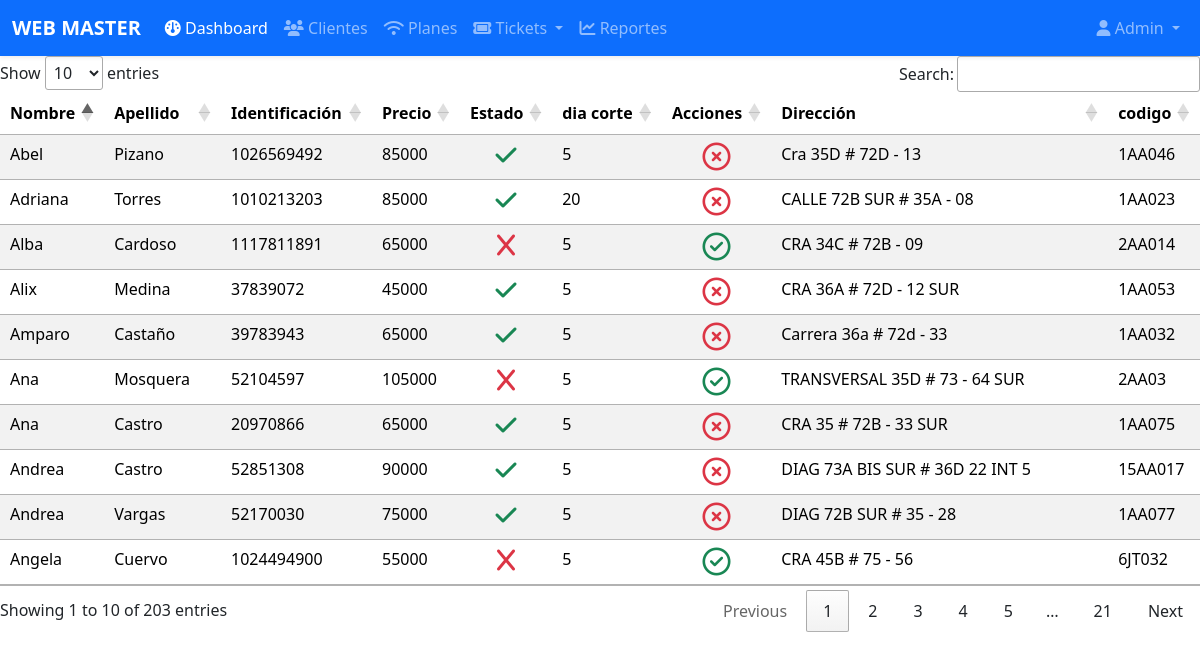
The page / on the database its author committed.
### tables this page shows
CREATE TABLE `cliente` (
  `id_cliente` int(11) NOT NULL,
  `id_estado_cliente` int(11) NOT NULL,
  `id_plan` int(11) NOT NULL,
  `id_ciudad` int(11) NOT NULL,
  `id_barrio` int(11) NOT NULL,
  `id_mapa_nodos` int(11) DEFAULT NULL,
  `id_tipo_identificacion` int(11) NOT NULL,
  `id_tipo_contribuyente` int(11) NOT NULL,
  `red` int(11) NOT NULL,
  `num_cliente` int(11) NOT NULL,
  `identificacion` varchar(100) NOT NULL,
  `nombre_1` varchar(100) NOT NULL,
  `nombre_2` varchar(100) NOT NULL,
  `apellido_1` varchar(100) NOT NULL,
  `apellido_2` varchar(100) NOT NULL,
  `telefono_1` varchar(100) NOT NULL,
  `telefono_2` varchar(100) NOT NULL,
  `direccion` varchar(100) NOT NULL,
  `correo` varchar(100) NOT NULL,
  `mac` varchar(100) DEFAULT NULL,
  `fecha_instalacion` date NOT NULL,
  `dia_corte` int(11) NOT NULL,
  `fecha_creacion` datetime NOT NULL,
  `id_usuario` int(11) NOT NULL,
  `sydes` int(11) DEFAULT NULL,
  `exp_doc` date DEFAULT NULL
);

CREATE TABLE `plan` (
  `id_plan` int(11) NOT NULL,
  `id_tipo_plan` int(11) NOT NULL,
  `cantidad` int(11) NOT NULL,
  `valor` int(11) NOT NULL,
  `obs` varchar(100) NOT NULL,
  `id_tipo_servicio` int(11) NOT NULL,
  `obs1` varchar(100) NOT NULL,
  `valor_real` int(11) NOT NULL
);

### logica/cliente.php (called while the page is built, shortened)
<?php
require_once(__DIR__ . "/../persistencia/Conexion.php");
require_once(__DIR__ . "/../persistencia/ClienteDAO.php");
class Cliente
{
    private $id_cliente;
    private $nombre_1;
    private $apellido_1;
    private $identificacion;
    private $id_estado_cliente;
    private $id_plan;
    private $codigo;
    private $dia_corte;
    private $direccion;
    public function __construct(
        $id_cliente = 0,
        $nombre_1 = "",
        $nombre_2 = "",
        $apellido_1 = "",
        $apellido_2 = "",
        $identificacion = "",
        $id_estado_cliente = "",
        $id_plan = 0,
        $codigo = "",
        $dia_corte = "",
        $direccion = ""
    ) {
        $this->id_cliente = $id_cliente;
        $this->nombre_1 = $nombre_1;
        $this->apellido_1 = $apellido_1;
        $this->identificacion = $identificacion;
        $this->id_estado_cliente = $id_estado_cliente;
        $this->id_plan = $id_plan;
        $this->codigo = $codigo;
        $this->dia_corte = $dia_corte;
        $this->direccion = $direccion;
    }
    public function getId_Cliente()
    {
        return $this->id_cliente;
    }
    public function getDireccion()
    {
        return $this->direccion;
    }
    public function getDia_corte()
    {
        return $this->dia_corte;
    }
    public function getNombre1()
    {
        return $this->nombre_1;
    }
    public function getApellido1()
    {
        return $this->apellido_1;
    }
    public function getIdentificacion()
    {
        return $this->identificacion;
    }
    public function getIdEstadoCliente()
    {
        return $this->id_estado_cliente;
    }
    public function getValor()
    {
        return $this->id_plan;
    }
    public function getCodigo()
    {
        return $this->codigo;
    }
    public function consultarActivos()
    {
        $conexion = new Conexion();
        $dao = new ClienteDAO();
        $conexion->abrir();
        $conexion->ejecutar($dao->consultar());
        $clientes = [];
        while (($fila = $conexion->registro()) != null) {
            $clientes[] = new Cliente(
                $fila[0],
                $fila[1],
                $fila[2],
                $fila[3],
                $fila[4],
                $fila[5],
                $fila[6],
                $fila[7],
                $fila[8],
                $fila[9],
                $fila[10]
            );
        }
        return $clientes;
    }
}

### persistencia/clienteDAO.php (called while the page is built, shortened)
<?php
require_once(__DIR__ . "/Conexion.php");
class ClienteDAO
{
    public function consultar()
    {
        return "
        SELECT
            c.id_cliente,
            c.nombre_1,
            c.nombre_2,
            c.apellido_1,
            c.apellido_2,
            c.identificacion,
            ec.id_estado_cliente,
            p.valor,
            c.dia_corte,
            c.direccion,
                        CONCAT(ba.red, ba.prefijo, '0', c.num_cliente) AS codigo
        FROM cliente c
        JOIN barrio ba ON ba.id_barrio = c.id_barrio
        JOIN estado_cliente ec ON ec.id_estado_cliente = c.id_estado_cliente
        JOIN plan p ON p.id_plan = c.id_plan
    WHERE c.id_estado_cliente IN (1,2,3,4,5,6,7,8,9,10,11,12,13,14,15,16,17,18,19,20,21,22,23,24,25,26,27,28,29,30)
            ";
    }
}

### persistencia/conexion.php (called while the page is built, shortened)
<?php
class Conexion{
    private $conexion;
    private $resultado;
    public function abrir(){
        if($_SERVER['REMOTE_ADDR'] == "::1"){
            $this -> conexion = new mysqli("localhost", "root", "", "webmasterr");
        }else{
            $this -> conexion = new mysqli("localhost", "itiud_cocinaetilica", "UXpieQ728%", "itiud_cocinaetilica");
        }
    }
    public function ejecutar($sentencia){
        $this -> resultado = $this -> conexion -> query($sentencia);
    }
    public function registro(){
        return $this -> resultado -> fetch_row();
    }
}
?>

### index.php (the view, shortened to what this page needs)
<?php
require_once("logica/Cliente.php");
include("presentacion/menuAdministrador.php");
$cliente = new Cliente();
$clientes = $cliente->consultarActivos();
?>
<!DOCTYPE html>
<html lang="es">
<head>
    <link rel="stylesheet" href="https://cdn.datatables.net/1.13.8/css/jquery.dataTables.min.css">
    <link href="https://cdn.jsdelivr.net/npm/bootstrap@5.3.2/dist/css/bootstrap.min.css"
        rel="stylesheet"
>
    <link rel="stylesheet"
        href="https://cdnjs.cloudflare.com/ajax/libs/font-awesome/6.5.1/css/all.min.css"
>
    <link href="https://cdn.jsdelivr.net/npm/bootstrap@5.3.2/dist/css/bootstrap.min.css" rel="stylesheet">
</head>
<body>
    <div class="table-responsive">
        <table id="clientes" class="table table-striped table-hover">
            <thead>
                <tr>
                    <th>Nombre</th>
                    <th>Apellido</th>
                    <th>Identificación</th>
                    <th>Precio</th>
                    <th>Estado</th>
                    <th>dia corte</th>
                    <th>Acciones</th>
                    <th>Dirección</th>
                    <th>codigo</th>
                </tr>
            </thead>
            <tbody>
                <?php foreach ($clientes as $c) { ?>
                    <tr>
                        <td><?= $c->getNombre1() ?></td>
                        <td><?= $c->getApellido1() ?></td>
                        <td><?= $c->getIdentificacion() ?></td>
                        <td><?= $c->getValor() ?></td>
                        <td class="text-center" id="estado-<?= $c->getId_Cliente() ?>">
                            <?= $c->getIdEstadoCliente() == 1
                                ? "<i class='fa-solid fa-check text-success fs-4'></i>"
                                : "<i class='fa-solid fa-x text-danger fs-4'></i>" ?>
                        </td>
                        <td><?= $c->getCodigo() ?></td>
                        <td class="text-center">
                            <?php if ($c->getIdEstadoCliente() == 1) { ?>
                                <a href="#"
                                    class="cambiarEstado"
                                    data-id="<?= $c->getId_Cliente() ?>"
                                    data-estado="2"
                                    title="Deshabilitar">
                                    <i class="fa-regular fa-circle-xmark text-danger fs-3"></i>
                                </a>
                            <?php } else { ?>
                                <a href="#"
                                    class="cambiarEstado"
                                    data-id="<?= $c->getId_Cliente() ?>"
                                    data-estado="1"
                                    title="Habilitar">
                                    <i class="fa-regular fa-circle-check text-success fs-3"></i>
                                </a>
                            <?php } ?>
                        </td>
                        <td><?= $c->getDia_corte() ?></td>
                        <td><?= $c->getDireccion() ?></td>
                    </tr>
                <?php } ?>
            </tbody>
        </table>
    </div>
</body>
</html>

### presentacion/menuAdministrador.php (shortened to what this page needs)
<?php
require_once("persistencia/Conexion.php");
require_once("persistencia/ClienteDAO.php");
require_once("logica/cliente.php");
?>
<nav class="navbar navbar-expand-lg navbar-dark bg-primary shadow-sm">
  <div class="container-fluid">
    <a class="navbar-brand fw-bold" href="dashboard.php">
      WEB MASTER
    </a>
    <div class="collapse navbar-collapse" id="navbarGestion">
      <ul class="navbar-nav me-auto mb-2 mb-lg-0">
        <li class="nav-item">
          <a class="nav-link active" href="dashboard.php">
            <i class="fa-solid fa-gauge"></i> Dashboard
          </a>
        </li>
        <li class="nav-item">
          <a class="nav-link" href="clientes.php">
            <i class="fa-solid fa-users"></i> Clientes
          </a>
        </li>
        <li class="nav-item">
          <a class="nav-link" href="planes.php">
            <i class="fa-solid fa-wifi"></i> Planes
          </a>
        </li>
        <li class="nav-item dropdown">
          <a class="nav-link dropdown-toggle" href="#" role="button"
            data-bs-toggle="dropdown" aria-expanded="false">
            <i class="fa-solid fa-ticket"></i> Tickets
          </a>
        </li>
        <li class="nav-item">
          <a class="nav-link" href="reportes.php">
            <i class="fa-solid fa-chart-line"></i> Reportes
          </a>
        </li>
      </ul>
      <ul class="navbar-nav ms-auto">
        <li class="nav-item dropdown">
          <a class="nav-link dropdown-toggle" href="#" role="button"
            data-bs-toggle="dropdown" aria-expanded="false">
            <i class="fa-solid fa-user"></i> Admin
          </a>
        </li>
      </ul>
    </div>
  </div>
</nav>

### rows shown on the page
cliente: nombre_1 "Ana", apellido_1 "Mosquera", identificacion "52104597", id_plan.valor "105000", dia_corte "5", direccion "TRANSVERSAL 35D # 73 - 64 SUR", Direccion "2AA03"
cliente: nombre_1 "Adriana", apellido_1 "Torres", identificacion "1010213203", id_plan.valor "85000", dia_corte "20", direccion "CALLE 72B SUR # 35A - 08", Direccion "1AA023"
cliente: nombre_1 "Amparo", apellido_1 "Castaño", identificacion "39783943", id_plan.valor "65000", dia_corte "5", direccion "Carrera 36a # 72d - 33", Direccion "1AA032"
cliente: nombre_1 "Alba", apellido_1 "Cardoso", identificacion "1117811891", id_plan.valor "65000", dia_corte "5", direccion "CRA 34C # 72B - 09", Direccion "2AA014"
cliente: nombre_1 "Andrea", apellido_1 "Castro", identificacion "52851308", id_plan.valor "90000", dia_corte "5", direccion "DIAG 73A BIS SUR # 36D 22 INT 5", Direccion "15AA017"
cliente: nombre_1 "Abel", apellido_1 "Pizano", identificacion "1026569492", id_plan.valor "85000", dia_corte "5", direccion "Cra 35D # 72D - 13", Direccion "1AA046"
cliente: nombre_1 "Angela", apellido_1 "Cuervo", identificacion "1024494900", id_plan.valor "55000", dia_corte "5", direccion "CRA 45B # 75 - 56", Direccion "6JT032"
cliente: nombre_1 "Alix", apellido_1 "Medina", identificacion "37839072", id_plan.valor "45000", dia_corte "5", direccion "CRA 36A # 72D - 12 SUR", Direccion "1AA053"
cliente: nombre_1 "Ana", apellido_1 "Castro", identificacion "20970866", id_plan.valor "65000", dia_corte "5", direccion "CRA 35 # 72B - 33 SUR", Direccion "1AA075"
cliente: nombre_1 "Andrea", apellido_1 "Vargas", identificacion "52170030", id_plan.valor "75000", dia_corte "5", direccion "DIAG 72B SUR # 35 - 28", Direccion "1AA077"
